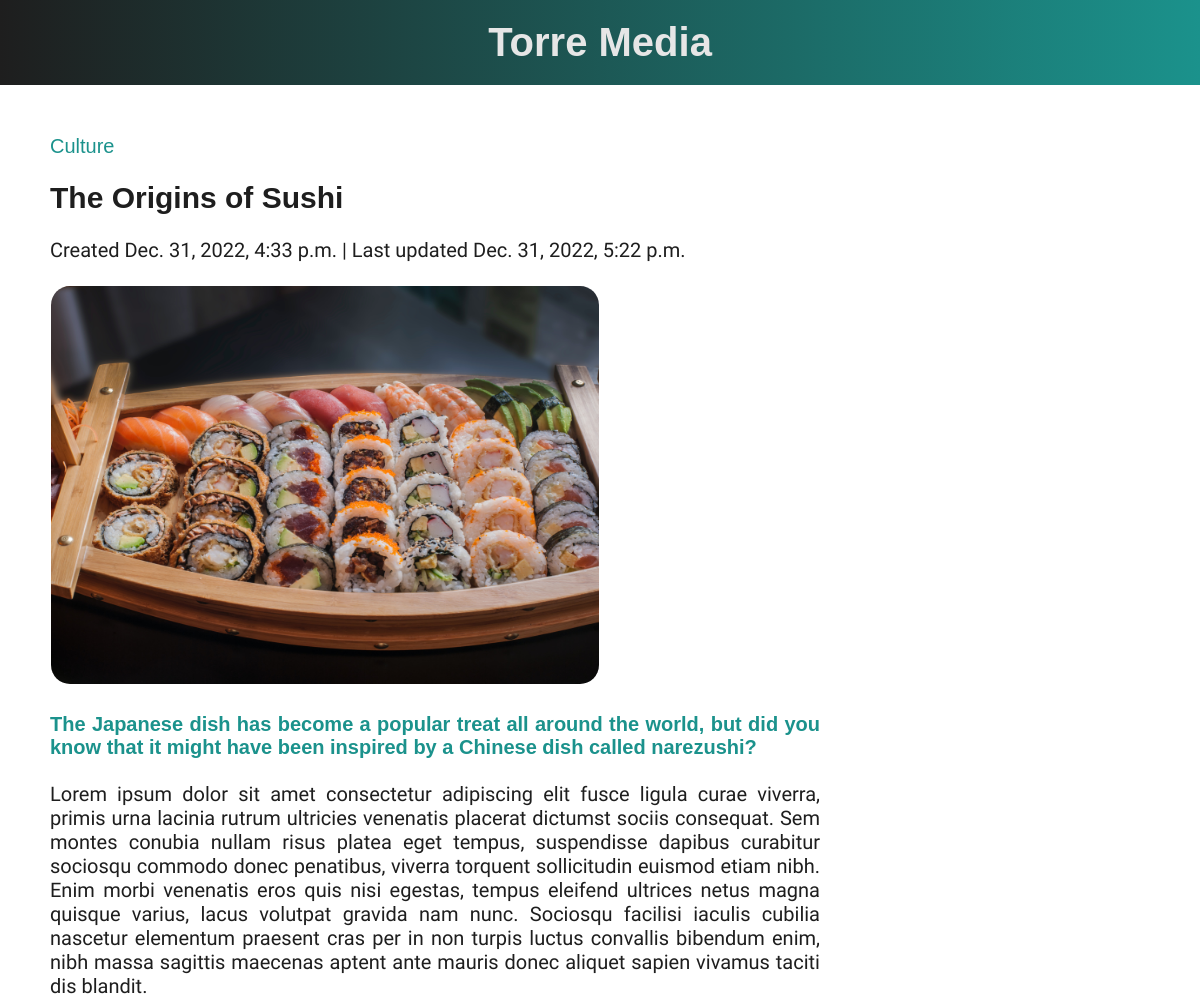
The page /article/1 (upper part) on the database as committed earlier.
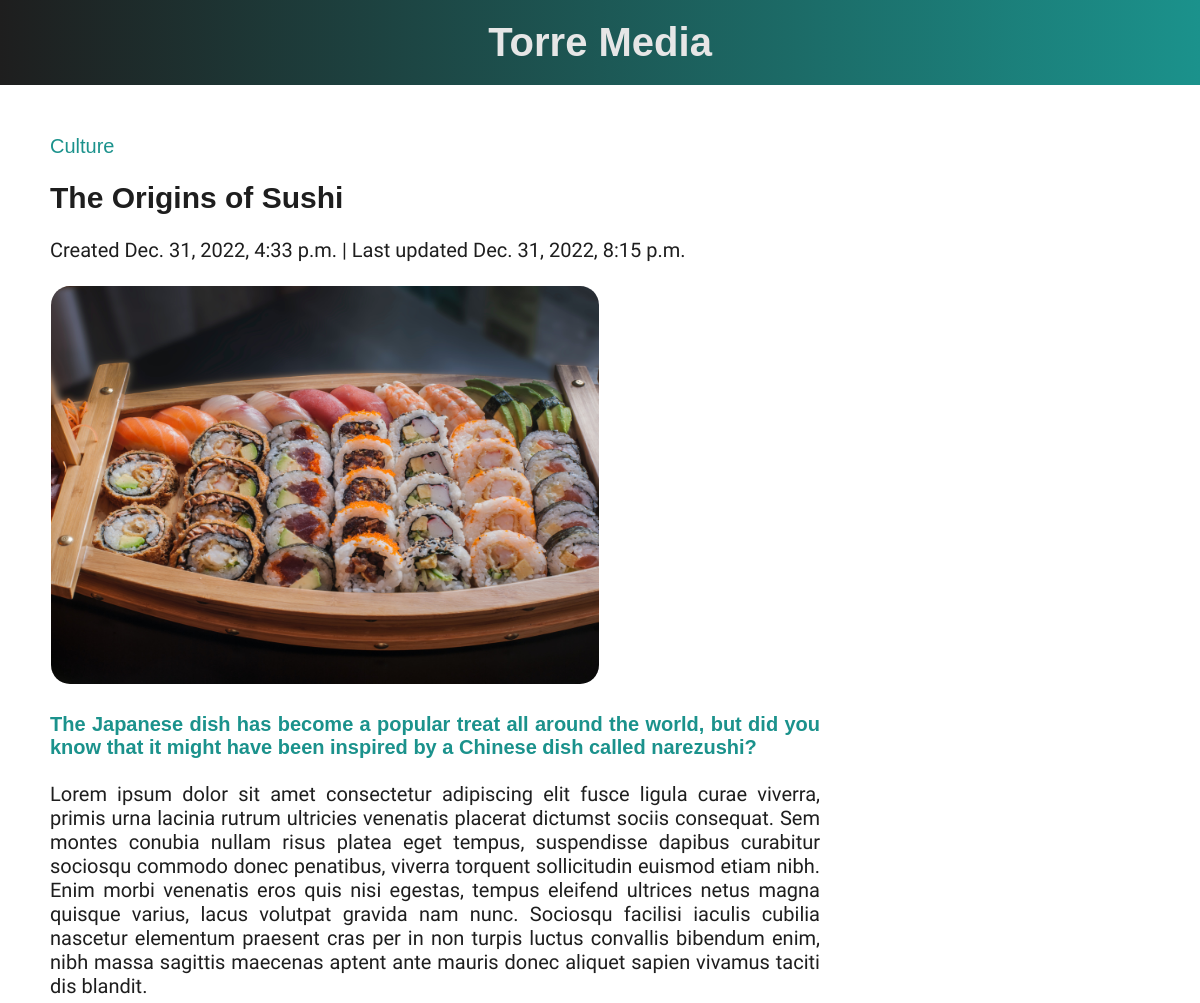
The same page on the database as committed later.
### app/models.py (models this page shows, shortened)
class Article(models.Model):
    id = models.IntegerField(primary_key=True, null=False)
    title = models.CharField(max_length=255, null=False)
    description = models.CharField(max_length=2000, null=False)
    writer = models.CharField(max_length=255, null=False)
    content = models.TextField(max_length=200000, null=False)
    category = models.ForeignKey(Category, on_delete=models.CASCADE)
    coverImg = models.ImageField(upload_to="static/media/article-imgs/", null=False)
    createdAt = models.DateTimeField(auto_now_add=True, null=False)
    updatedAt = models.DateTimeField(auto_now=True)

class Category(models.Model):
    id = models.IntegerField(primary_key=True, null=False)
    name = models.CharField(max_length=255)
    createdAt = models.DateTimeField(auto_now_add=True, null=False)
    def __str__(self):
        return f"{self.name}"

### app/views.py (the view)
# urls.py: path('article/<int:id>', views.article, name='article'),
def article(request, id):
    article = Article.objects.get(id=id)
    template = loader.get_template('article.html')
    context = {
        'article': article,
    }
    return HttpResponse(template.render(context, request))

### app/templates/article.html (shortened to what this page needs)
{% extends "master.html" %}
{% block content %}
<div id="article-wrapper">
<a href="../categories/browse/{{article.category.id}}" id="article-category">{{article.category}}<a><br><br>
<h2>{{article.title}}</h2><br>
{% if article.createdAt == article.updatedAt %}
<p id="article-date">Created {{ article.createdAt }}</p><br>
{% else %}
<p id="article-date">Created {{ article.createdAt }} | Last updated {{ article.updatedAt }}</p><br>
{% endif %}
<div id="article-img-description">
    <img src="{{ article.coverImg.url }}" alt="{{ article.coverImg }}" height="400" width="550"
    id="article-image"><br><br>
    <p id="article-description">{{ article.description }}</p>
</div><br>
<div id="article-content">{{ article.content|linebreaksbr }}</div>
</div>
{% endblock %}

Rows that differ between the two databases and show on the page:
changed Article "The Origins of Sushi": updatedAt "Dec. 31, 2022, 5:22 p.m." → "Dec. 31, 2022, 8:15 p.m."
